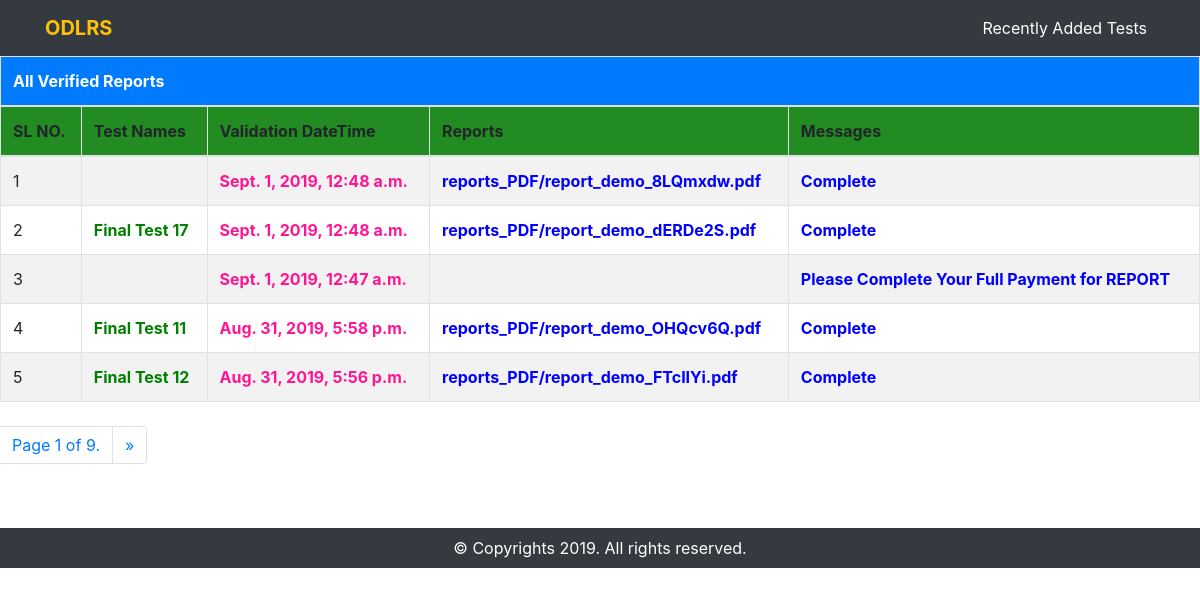
The page /all-reports/ on the database its author committed.
### report_processing/models.py (models this page shows)
class PaymentValidation(models.Model):
    approved_order = models.ForeignKey(TestOrder, on_delete=models.SET_NULL, null=True, blank=True)
    upload_report = models.FileField(upload_to='reports_PDF', null=True, blank=True)
    send_message = models.CharField(max_length=250, null=True, blank=True)
    datetime = models.DateTimeField(auto_now_add=True)
    class Meta:
        ordering = ['-id']

### tests/models.py (models this page shows, shortened)
class TestOrder(models.Model):
    PAYMENT_TYPE = (
        ('Full Payment', 'Full Payment'),
        ('Half Payment', 'Half Payment'),
    )
    PAYMENT_METHOD = (
        ('BKASH', 'Bkash'),
        ('CREDIT CARD', 'Credit Card'),
        ('ON SPOT', 'On Spot'),
    )
    TIME_SLOT = (
        ('10:00 AM - 2:00 PM', '10:00 AM - 2:00 PM'),
        ('3:00 PM - 7:00 PM', '3:00 PM - 7:00 PM'),
        ('8:00 PM - 10:00 PM', '8:00 PM - 10:00 PM'),
    )
    client_info = models.ForeignKey(Profile, on_delete=models.SET_NULL, null=True, related_name='test_user_order')
    contact_no = models.CharField(max_length=20, blank=False, null=True)
    email = models.EmailField(blank=True, null=True)
    address = models.CharField(max_length=150, blank=True, null=True)
    test_info = models.ForeignKey(Test, on_delete=models.SET_NULL, null=True, related_name='test_order')
    payment_type = models.CharField(max_length=20, choices=PAYMENT_TYPE, default='Full Payment', blank=True, null=True)
    payment_method = models.CharField(max_length=20, choices=PAYMENT_METHOD, blank=True, null=True)
    booked_time_slot = models.CharField(max_length=20, choices=TIME_SLOT, blank=True, null=True)
    booked_date = models.DateField(blank=True, null=True)
    order_created_at = models.TimeField(auto_now=True)
    staff_check = models.BooleanField(default=False)
    admin_approve = models.BooleanField(default=False)
    order_confirmed = models.BooleanField(default=False)
    accepted = models.BooleanField(default=False)
    validation = models.BooleanField(default=False)
    came_for_test = models.BooleanField(default=False)
    class Meta:
        ordering = ['-id']
        verbose_name_plural = 'Test Orders'

class Test(models.Model):
    ACTIVE_STATUS = (
        ('Available', 'AVAILABLE'),
        ('Closed', 'CLOSED'),
    )
    test_name = models.CharField(max_length=250, blank=False)
    image = models.ImageField(default='default_test.jpg', upload_to='test_pics')
    category = models.ForeignKey(TestCategory, on_delete=models.CASCADE, related_name='test_category')
    center = models.ForeignKey(DiagnosticCenter, on_delete=models.CASCADE, related_name='test_center')
    discount = models.PositiveIntegerField(null=True, blank=True)
    price = models.PositiveIntegerField(null=True, blank=True)
    active_status = models.CharField(max_length=20, choices=ACTIVE_STATUS, default='AVAILABLE')
    class Meta:
        ordering = ['-id']
        verbose_name_plural = 'Tests'

### report_processing/views.py (the view)
# urls.py: path('all-reports/', all_reports, name='all-reports'),
def all_reports(request):
    all_reports_query = PaymentValidation.objects.all()
    paginator = Paginator(all_reports_query, 5)
    page = request.GET.get('page')
    all_reports_paginator = paginator.get_page(page)
    template = 'report_processing/all_reports.html'
    context = {'all_reports_query': all_reports_paginator}
    return render(request, template, context)

### templates/report_processing/all_reports.html (shortened to what this page needs)
<!DOCTYPE html>
<html lang="en">
<head>
    <link rel="stylesheet" href="https://maxcdn.bootstrapcdn.com/bootstrap/4.0.0/css/bootstrap.min.css"
 />
</head>
<body>
    <nav class="navbar navbar-expand-lg navbar-dark bg-dark">
        <div class="container">
            <a class="navbar-brand text-warning" href="#"><b>ODLRS</b></a>
            <div class="collapse navbar-collapse" id="navbarSupportedContent">
                <ul class="navbar-nav ml-auto">
                    <li class="nav-item">
                        <a class="nav-link text-white" href="{% url 'tests:all-tests-list-staff-admin' %}">Recently
                            Added
                            Tests</a>
                    </li>
                </ul>
            </div>
        </div>
    </nav>
    <table class="table table-striped table-bordered table-hover mb-4">
        <thead>
        <tr class="bg-primary text-white">
            <th colspan="6"> All Verified Reports </th>
        </tr>
        <tr style="background-color: forestgreen">
            <th>SL NO.</th>
            <th> Test Names </th>
            <th> Validation DateTime </th>
            <th> Reports </th>
            <th> Messages </th>
        </tr>
        </thead>
        <tbody>
        {% for report in all_reports_query %}
            <tr>
                <td> {{ forloop.counter }} </td>
                <td><a href="{% url 'report_processing:single-report-details' report.id %}"><b style="color: green">
                    {{ report.approved_order.test_info.test_name }}
                </b></a></td>
                <td><b style="color: deeppink">{{ report.datetime }}</b></td>
                <td><a href="/media/reports_PDF/report_demo.pdf"><b style="color: blue">{{ report.upload_report }}</b></a></td>
                <td><b style="color: blue">{{ report.send_message }}</b></td>
            </tr>
        {% endfor %}
        </tbody>
    </table>
    <ul class="pagination">
        <li class="page-item">
            <a class="page-link" href="#">Page {{ all_reports_query.number }} of
                {{ all_reports_query.paginator.num_pages }}.</a>
        </li>
        <li class="page-item">
            {% if all_reports_query.has_next %}
                <a class="page-link" href="?page={{ all_reports_query.next_page_number }}" aria-label="Next">
                    <span aria-hidden="true">&raquo;</span>
                </a>
            {% endif %}
        </li>
    </ul>
    <br>
    <br>
    <div class="footer bg-dark text-white text-center py-2">
        <p class="mb-0"> &copy; Copyrights 2019. All rights reserved. </p>
    </div>
</body>
</html>

### templates/report_processing/all_reports.html (style rules this page uses)
p { margin-bottom: 0; }

### rows shown on the page
PaymentValidation: datetime "Sept. 1, 2019, 12:48 a.m.", upload_report "reports_PDF/report_demo_8LQmxdw.pdf", send_message "Complete"
PaymentValidation: approved_order.test_info.test_name "Final Test 17", datetime "Sept. 1, 2019, 12:48 a.m.", upload_report "reports_PDF/report_demo_dERDe2S.pdf", send_message "Complete"
PaymentValidation: datetime "Sept. 1, 2019, 12:47 a.m.", send_message "Please Complete Your Full Payment for REPORT"
PaymentValidation: approved_order.test_info.test_name "Final Test 11", datetime "Aug. 31, 2019, 5:58 p.m.", upload_report "reports_PDF/report_demo_OHQcv6Q.pdf", send_message "Complete"
PaymentValidation: approved_order.test_info.test_name "Final Test 12", datetime "Aug. 31, 2019, 5:56 p.m.", upload_report "reports_PDF/report_demo_FTcIIYi.pdf", send_message "Complete"

### other values the page prints
{{ all_reports_query.number }} "1"
{{ all_reports_query.paginator.num_pages }} "9"
